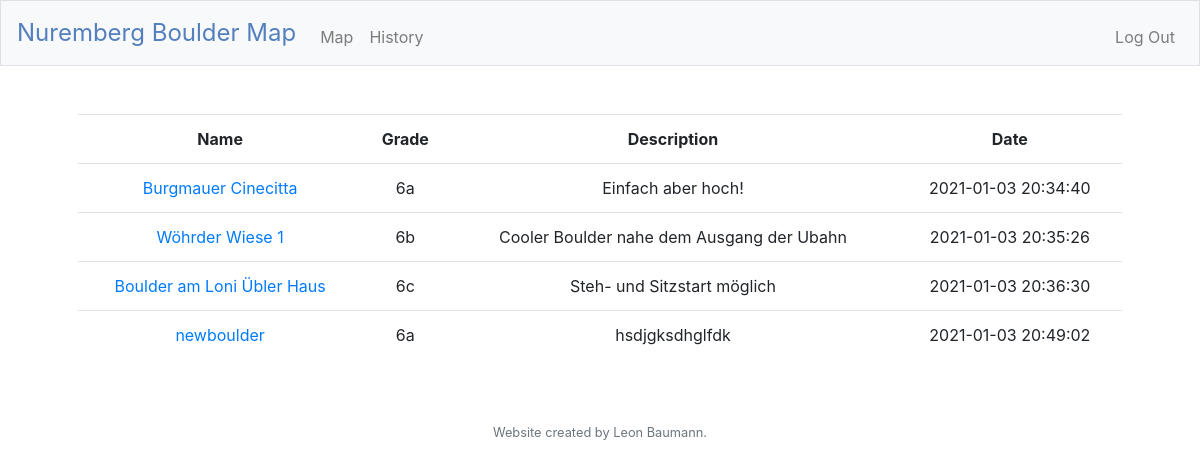
The app's page /history (signed in) with its own data.
### tables this page shows
CREATE TABLE 'boulder' (id, name, grade, time, latitude, longitude,'image' text, description text);

### application.py (the view)
@app.route("/history")
@login_required
def history():
    user_id = session["user_id"]
    boulders = db.execute("SELECT name, grade, time, description from boulder")
    return render_template("history.html", boulders=boulders)

### application.py (called while the page is built)
@app.after_request
def after_request(response):
    response.headers["Cache-Control"] = "no-cache, no-store, must-revalidate"
    response.headers["Expires"] = 0
    response.headers["Pragma"] = "no-cache"
    return response

### helpers.py (called while the page is built)
def login_required(f):
    @wraps(f)
    def decorated_function(*args, **kwargs):
        if session.get("user_id") is None:
            return redirect("/login")
        return f(*args, **kwargs)
    return decorated_function

### templates/history.html (shortened to what this page needs)
{% extends "layout.html" %}
{% block main %}
   <table class="table" id="history">
       <tr>
        <th onclick="sortTable(0)">Name</th>
        <th onclick="sortTable(1)">Grade</th>
        <th>Description</th>
        <th onclick="sortTable(2)">Date</th>
      </tr>
        {% for boulder in boulders %}
            <tr>
                <td><a href='/{{ boulder["name"] }}' target="_blank">{{ boulder["name"] }}</a></td>
                <td>{{ boulder["grade"] }}</td>
                <td>{{ boulder["description"] }}</td>
                <td>{{ boulder["time"] }}</td>
            </tr>
        {% endfor %}
   </table>
{% endblock %}

### templates/layout.html (shortened to what this page needs)
<!DOCTYPE html>
<html lang="en">
    <head>
        <link href="https://maxcdn.bootstrapcdn.com/bootstrap/4.1.3/css/bootstrap.min.css" rel="stylesheet">
        <link href="/static/styles.css" rel="stylesheet">
        <link rel="stylesheet" href="https://unpkg.com/leaflet@1.7.1/dist/leaflet.css"/>
    </head>
    <body>
        <nav class="navbar navbar-expand-md navbar-light bg-light border">
            <a class="navbar-brand" href="/"><span class="blue">Nuremberg Boulder Map</span></a>
            <div class="collapse navbar-collapse" id="navbar">
                {% if session.user_id %}
                    <ul class="navbar-nav mr-auto mt-2">
                        <li class="nav-item"><a class="nav-link" href="/">Map</a></li>
                        <li class="nav-item"><a class="nav-link" href="/history">History</a></li>
                    </ul>
                    <ul class="navbar-nav ml-auto mt-2">
                        <li class="nav-item"><a class="nav-link" href="/logout">Log Out</a></li>
                    </ul>
                {% else %}
                    <ul class="navbar-nav ml-auto mt-2">
                        <li class="nav-item"><a class="nav-link" href="/register">Register</a></li>
                        <li class="nav-item"><a class="nav-link" href="/login">Log In</a></li>
                    </ul>
                {% endif %}
            </div>
        </nav>
        <main class="container p-5">
            {% block main %}{% endblock %}
        </main>
        <footer class="small text-center text-muted">
            Website created by Leon Baumann.
        </footer>
    </body>
</html>

### static/styles.css (style rules this page uses)
nav .navbar-brand { font-size: x-large; }
nav .navbar-brand .blue { width: auto; color: #537fbe; }
main { overflow-x: auto; text-align: center; }
body { padding: 0; margin: 0; }
html, body, #mapid { height: 100vh; width: 100vw; }

### records on screen
boulder: name "Burgmauer Cinecitta", grade "6a", description "Einfach aber hoch!", time "2021-01-03 20:34:40"
boulder: name "Wöhrder Wiese 1", grade "6b", description "Cooler Boulder nahe dem Ausgang der Ubahn", time "2021-01-03 20:35:26"
boulder: name "Boulder am Loni Übler Haus", grade "6c", description "Steh- und Sitzstart möglich", time "2021-01-03 20:36:30"
boulder: name "newboulder", grade "6a", description "hsdjgksdhglfdk", time "2021-01-03 20:49:02"
